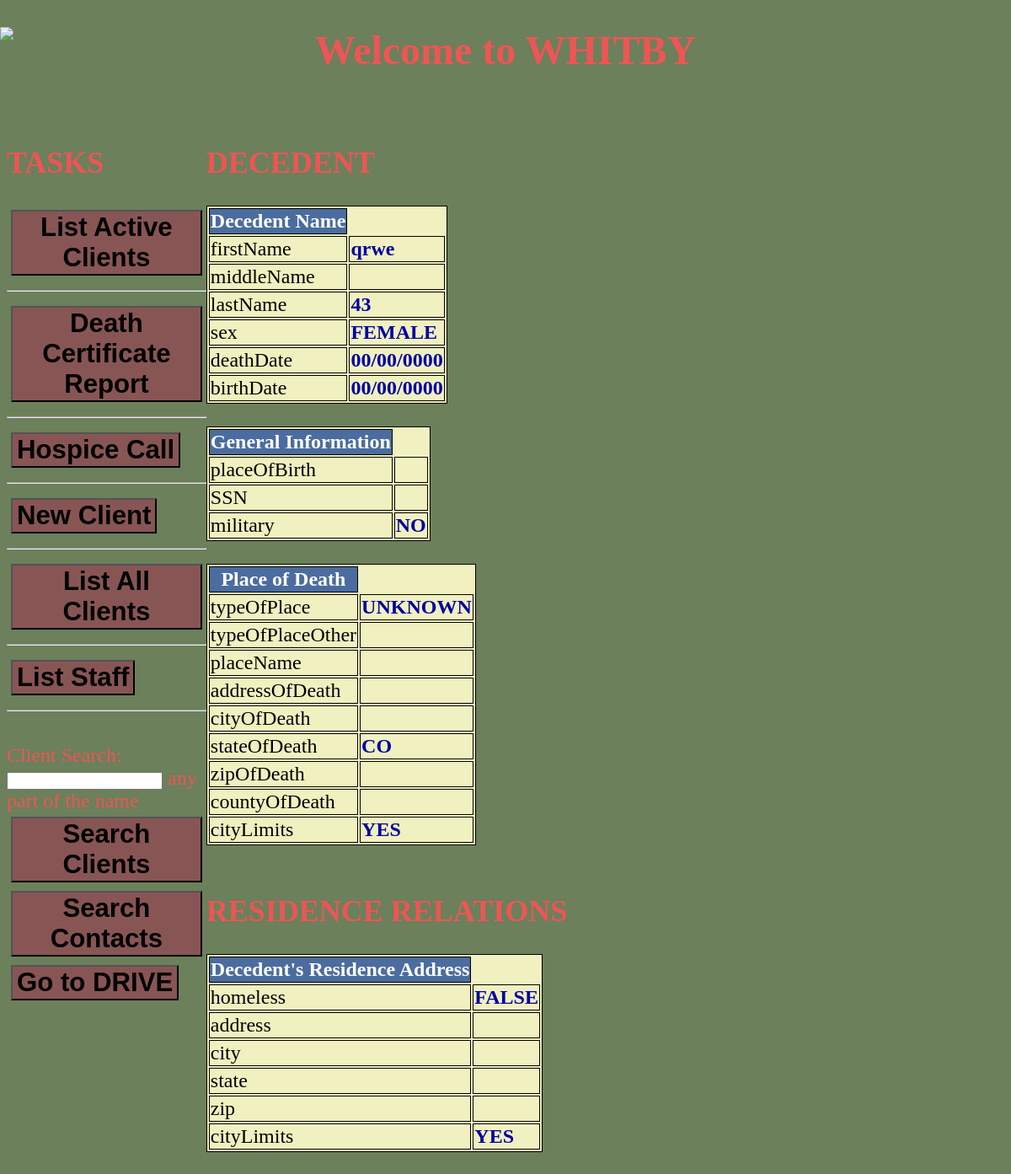
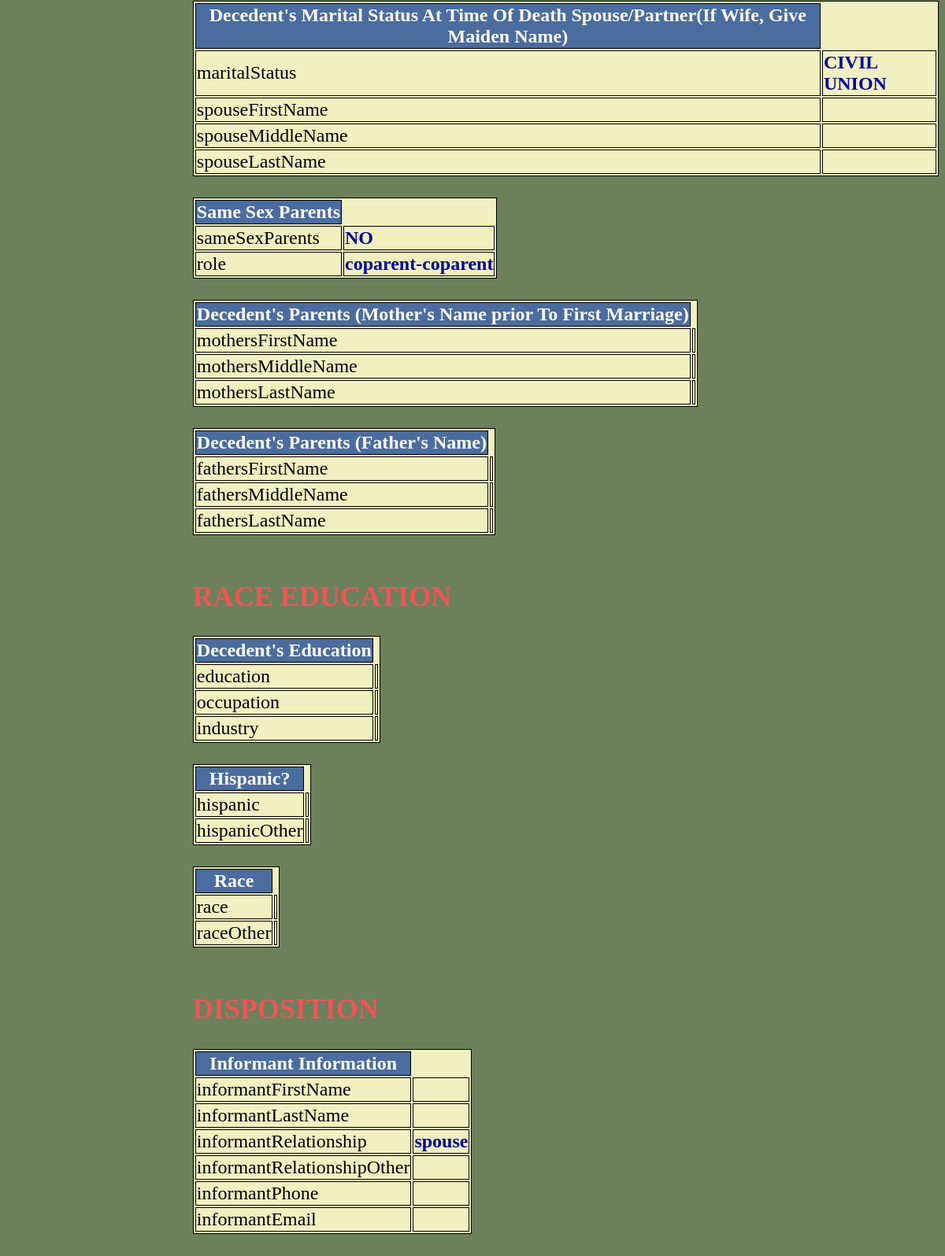
Page /edr.php?edrid=1 on the committed database (2 pictures, top to bottom).
### tables this page shows
CREATE TABLE `EDR` (
  `EDRID` int(11) NOT NULL,
  `entryTime` timestamp NOT NULL DEFAULT current_timestamp() ON UPDATE current_timestamp(),
  `firstName` varchar(50) NOT NULL,
  `middleName` varchar(50) NOT NULL,
  `lastName` varchar(50) NOT NULL,
  `valid` int(11) NOT NULL,
  `birthDate` date NOT NULL,
  `deathDate` date NOT NULL,
  `sex` enum('FEMALE','MALE','UNKNOWN') NOT NULL,
  `placeOfBirth` varchar(200) NOT NULL,
  `military` enum('NO','UNKNOWN','YES') NOT NULL,
  `SSN` varchar(20) NOT NULL,
  `typeOfPlace` enum('UNKNOWN','DECEDENT''S HOME','HOSPICE FACILITY','HOSPITAL-DEAD ON ARRIVAL','HOSPITAL-EMERGENCY ROOM/OUTPATIENT','HOSPITAL-INPATIENT','NURSING HOME-LONG TERM CARE FACILITY','OTHER') NOT NULL,
  `typeOfPlaceOther` varchar(100) NOT NULL,
  `placeName` varchar(100) NOT NULL,
  `addressOfDeath` varchar(100) NOT NULL,
  `cityOfDeath` varchar(100) NOT NULL,
  `stateOfDeath` varchar(100) NOT NULL DEFAULT 'CO',
  `zipOfDeath` varchar(100) NOT NULL,
  `countyOfDeath` varchar(100) NOT NULL,
  `cityLimits` enum('YES','NO','UNKNOWN') NOT NULL,
  `homeless` enum('FALSE','TRUE') NOT NULL DEFAULT 'FALSE',
  `address` varchar(100) NOT NULL,
  `city` varchar(100) NOT NULL,
  `state` varchar(100) NOT NULL,
  `zip` varchar(100) NOT NULL,
  `maritalStatus` enum('CIVIL UNION','DIVORCED (AND NOT REMARRIED)','MARRIED','MARRIED BUT SEPARATED','NEVER MARRIED','UNKNOWN','WIDOWED (AND NOT REMARRIED)') NOT NULL,
  `spouseFirstName` varchar(100) NOT NULL,
  `spouseMiddleName` varchar(100) NOT NULL,
  `spouseLastName` varchar(100) NOT NULL,
  `sameSexParents` enum('NO','YES','UNKNOWN') NOT NULL DEFAULT 'NO',
  `role` enum('coparent-coparent','coparent-father','father-father','mother-coparent','mother-mother') NOT NULL,
  `fathersFirstName` varchar(100) NOT NULL,
  `fathersMiddleName` varchar(100) NOT NULL,
  `fathersLastName` varchar(100) NOT NULL,
  `mothersFirstName` varchar(100) NOT NULL,
  `mothersMiddleName` varchar(100) NOT NULL,
  `mothersLastName` varchar(100) NOT NULL,
  `education` varchar(100) NOT NULL,
  `occupation` varchar(100) NOT NULL,
  `industry` varchar(100) NOT NULL,
  `hispanic` varchar(100) NOT NULL,
  `hispanicOther` varchar(100) NOT NULL,
  `race` varchar(100) NOT NULL,
  `raceOther` varchar(100) NOT NULL,
  `informantFirstName` varchar(100) NOT NULL,
  `informantLastName` varchar(100) NOT NULL,
  `informantRelationship` enum('spouse','child','grandparent','parent','partner','sibling','other') NOT NULL,
  `informantRelationshipOther` varchar(100) NOT NULL,
  `informantPhone` varchar(100) NOT NULL,
  `informantEmail` varchar(100) NOT NULL,
  `informantConsent` int(11) NOT NULL
);

### edr.php (called while the page is built, shortened)
<?php
include 'functions.php';
headMe("Welcome to WHITBY");
if( array_key_exists('edrid',$_GET)) {
    $edrid = mysqli_real_escape_string($conn,$_GET['edrid']);
} else {
    getOut("NO EDRID");
}
$sql = "SELECT * FROM EDR WHERE EDRID=$edrid";
$results = $conn->query($sql)->fetch_assoc();
$decName = array('label' => 'Decedent Name','fields'=>['firstName','middleName','lastName','sex','deathDate','birthDate']);
edrDisp($decName,$results);
tailMe();
?>

### globals.php (called while the page is built, shortened)
<?php
$logo = "https://www.thenaturalfuneral.com/wp-content/uploads/2018/03/TNF_2LineLogo_Final_TM.jpg";
$driveLink="";
?>

### functions_display.php (the view, shortened to what this page needs)
<?php
function edrDisp($fields,$results) {
    $dateWords = ['birthDate','deathDate'];
    echo "<TABLE class='edr'>";
    echo "<TR><TH class='edrHeader'>".$fields['label']."</TH></TR>";
    foreach ($fields['fields'] as $k) {
        echo "<TR><TD class='key'>$k</TD><TD class='dispKey'>";
        if (array_key_exists($k,$results)) {
            if (in_array($k,$dateWords)) {
                $dp = explode("-",$results[$k]);
                echo $dp[1].'/'.$dp[2].'/'.$dp[0];
            } else {
                echo $results[$k];
            }
        }
        echo "</TD></TR>";
    }
    echo "</TABLE><BR />";
}
function out($msg) {
    echo "<H2>$msg</H2>";
}
?>

### functions_init.php (shortened to what this page needs)
<?php
function headMe($h1) {
    global $logo;
    global $icon;
    echo "<!doctype html><html  lang='en'>";
    echo "<head><meta http-equiv='Content-Type' content='text/html; charset=us-ascii'>";
    echo '<link rel="stylesheet" href="css/styles.css">';
    echo "<link rel='icon' href='$icon' sizes='32x32' /></head>";
    echo "<div class='header'>";
    echo "<body><img src='$logo' class='logo'>";
    echo "<h1>$h1</h1>";
    echo "</div>";
    echo "<div class='sidebar'>";
    menu();
    echo "</div>";
    echo "<div class='main'>";
}
function tailMe() {
    echo "</div>";
    echo "</BODY></HTML>";
}
function menu() {
    out("TASKS");
    $tasks = array( 'LIST'=>'List Active Clients', 'DCREPORT' => 'Death Certificate Report', 'HOSPICE' => 'Hospice Call', 'NEW' => 'New Client', 'ALL' => 'List All Clients','STAFF' => 'List Staff' );
    echo "<FORM action='menu.php' method='POST'>";
    foreach ($tasks as $t=>$v) {
        buttonMe($t,$v);
        echo '<hr>';
    }
    echo '<br/>Client Search: <input type="textbox" name="searchName"> any part of the name<br/>';
    echo "</FORM>";
    global $driveLink;
    echo "<a href='$driveLink' target='_blank'><button class='butt'>Go to DRIVE</button></a>";
}
?>

### functions_forms.php (shortened to what this page needs)
<?php
function buttonMe ($buttVal,$buttDisp) {
    echo "<button type='submit' name='action' value='$buttVal' class='butt'>$buttDisp</button>";
}
?>

### css/styles.css (style rules this page uses)
body { background-color: #6B805B; background-image: url("https://www.thenaturalfuneral.com/wp-content/uploads/2018/01/IMG_4127Frostatdusk.jpg"); font-size: 150%; background-position: center; background-repeat: no-repeat; background-size: cover; color: #ee5555; }
.logo { position: absolute; left: 0; height: 100; }
h1 { color: #ee5555; }
.header { height: 110px; text-align: center; }
.sidebar { float: left; width: 20%; }
.main { overflow: auto; width: 80%; }
.butt { background-color: #885555; color: #000000; margin: 5px; padding-left: 5px; padding-right: 5px; font-size: 130%; font-weight: bold; }
table, th, td { border: 1px solid black; background-color: #f0f0c0; color: #000000; }
.dispKey { font-weight: bold; color: #0000a0; }
.edrHeader { background-color: #4b6c9e; color: #ffffff; }

### rows in the picture
edr: firstName "qrwe", lastName "43", sex "FEMALE", deathDate "00", deathDate "0000", birthDate "00", birthDate "0000", military "NO", typeOfPlace "UNKNOWN", stateOfDeath "CO", cityLimits "YES", homeless "FALSE", maritalStatus "CIVIL UNION", sameSexParents "NO", role "coparent-coparent", informantRelationship "spouse"

### other values in the picture
$buttDisp "List Active Clients"
$buttDisp "Death Certificate Report"
$buttDisp "Hospice Call"
$buttDisp "New Client"
$buttDisp "List All Clients"
$buttDisp "List Staff"
$buttDisp "Search Clients Search Contacts"
$k "firstName"
$k "middleName"
$k "lastName"
$k "sex"
$k "deathDate"
$k "birthDate"
$k "placeOfBirth"
$k "SSN"
